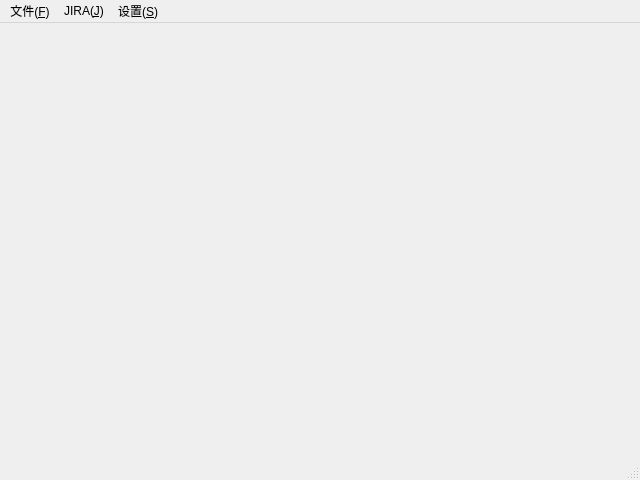
<?xml version="1.0" encoding="UTF-8"?>
<ui version="4.0">
 <class>MainWindow</class>
 <widget class="QMainWindow" name="MainWindow">
  <property name="geometry">
   <rect>
    <x>0</x>
    <y>0</y>
    <width>640</width>
    <height>480</height>
   </rect>
  </property>
  <property name="windowTitle">
   <string>MainWindow</string>
  </property>
  <widget class="QWidget" name="centralwidget"/>
  <widget class="QMenuBar" name="menubar">
   <property name="geometry">
    <rect>
     <x>0</x>
     <y>0</y>
     <width>640</width>
     <height>26</height>
    </rect>
   </property>
   <widget class="QMenu" name="menu">
    <property name="title">
     <string>文件(&amp;F)</string>
    </property>
    <addaction name="action_JIRA"/>
    <addaction name="action"/>
    <addaction name="separator"/>
    <addaction name="action_3"/>
    <addaction name="action_4"/>
   </widget>
   <widget class="QMenu" name="menuJIRA">
    <property name="title">
     <string>JIRA(&amp;J)</string>
    </property>
   </widget>
   <widget class="QMenu" name="menu_S">
    <property name="title">
     <string>设置(&amp;S)</string>
    </property>
   </widget>
   <addaction name="menu"/>
   <addaction name="menuJIRA"/>
   <addaction name="menu_S"/>
  </widget>
  <widget class="QStatusBar" name="statusbar"/>
  <action name="action_JIRA">
   <property name="text">
    <string>登录到JIRA</string>
   </property>
  </action>
  <action name="action">
   <property name="text">
    <string>上传测试结果</string>
   </property>
  </action>
  <action name="action_3">
   <property name="text">
    <string>保存</string>
   </property>
  </action>
  <action name="action_4">
   <property name="text">
    <string>退出</string>
   </property>
  </action>
 </widget>
 <resources/>
 <connections/>
</ui>
